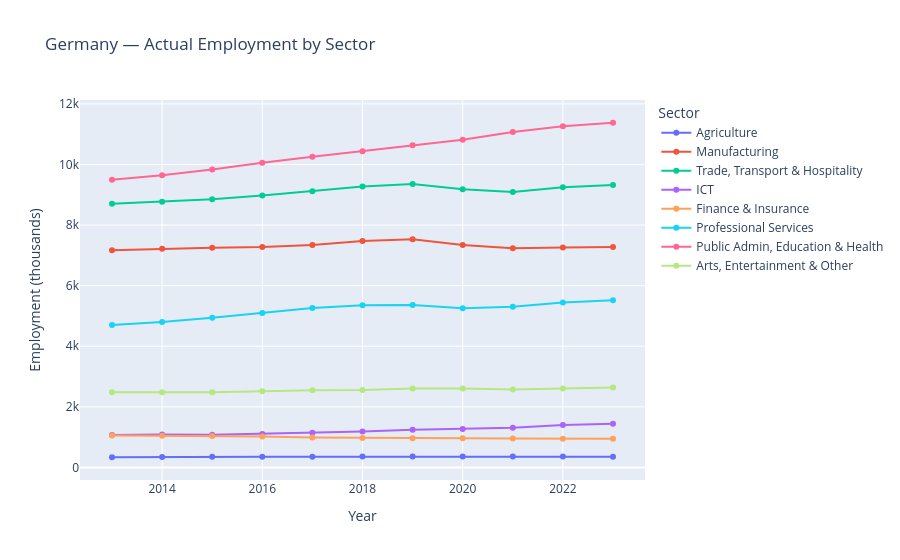
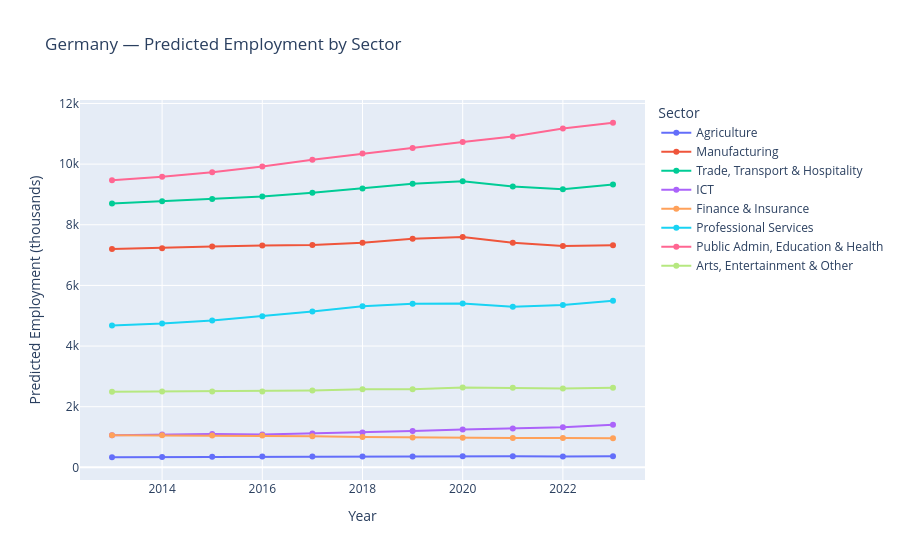

Notebook code cell kept with these figures, in order:
### Code cell
X_all_1 = scaler_1.transform(df_merged[feature_cols_1].values)
df_merged["predicted"] = model_1.predict(X_all_1)

example_df = df_merged[df_merged["geo"] == "DE"].copy()

fig = px.line(
    example_df,
    x="time",
    y="employment_thousands",
    color="sector",
    markers=True,
    title="Germany — Actual Employment by Sector",
    labels={"time": "Year", "employment_thousands": "Employment (thousands)", "sector": "Sector"}
)
fig.show()

fig2 = px.line(
    example_df,
    x="time",
    y="predicted",
    color="sector",
    markers=True,
    title="Germany — Predicted Employment by Sector",
    labels={"time": "Year", "predicted": "Predicted Employment (thousands)", "sector": "Sector"}
)
fig2.show()

### Figure 1 — Plotly figure (JSON) as saved in the notebook; plotly's stock layout.template omitted (floating-point values rounded to 4 significant figures)
{"data": [{"hovertemplate": "Sector=Agriculture<br>Year=%{x}<br>Employment (thousands)=%{y}<extra></extra>", "legendgroup": "Agriculture", "line": {"color": "#636efa", "dash": "solid"}, "marker": {"symbol": "circle"}, "mode": "lines+markers", "name": "Agriculture", "orientation": "v", "showlegend": true, "type": "scatter", "x": [2013, 2014, 2015, 2016, 2017, 2018, 2019, 2020, 2021, 2022, 2023], "xaxis": "x", "y": [335.0, 347.0, 354.0, 354.0, 353.0, 356.0, 359.0, 359.0, 358.0, 360.0, 355.0], "yaxis": "y"}, {"hovertemplate": "Sector=Manufacturing<br>Year=%{x}<br>Employment (thousands)=%{y}<extra></extra>", "legendgroup": "Manufacturing", "line": {"color": "#EF553B", "dash": "solid"}, "marker": {"symbol": "circle"}, "mode": "lines+markers", "name": "Manufacturing", "orientation": "v", "showlegend": true, "type": "scatter", "x": [2013, 2014, 2015, 2016, 2017, 2018, 2019, 2020, 2021, 2022, 2023], "xaxis": "x", "y": [7166.0, 7216.0, 7249.0, 7272.0, 7345.0, 7476.0, 7529.0, 7341.0, 7237.0, 7262.0, 7277.0], "yaxis": "y"}, {"hovertemplate": "Sector=Trade, Transport & Hospitality<br>Year=%{x}<br>Employment (thousands)=%{y}<extra></extra>", "legendgroup": "Trade, Transport & Hospitality", "line": {"color": "#00cc96", "dash": "solid"}, "marker": {"symbol": "circle"}, "mode": "lines+markers", "name": "Trade, Transport & Hospitality", "orientation": "v", "showlegend": true, "type": "scatter", "x": [2013, 2014, 2015, 2016, 2017, 2018, 2019, 2020, 2021, 2022, 2023], "xaxis": "x", "y": [8702.0, 8771.0, 8851.0, 8977.0, 9114.0, 9271.0, 9355.0, 9183.0, 9089.0, 9247.0, 9322.0], "yaxis": "y"}, {"hovertemplate": "Sector=ICT<br>Year=%{x}<br>Employment (thousands)=%{y}<extra></extra>", "legendgroup": "ICT", "line": {"color": "#ab63fa", "dash": "solid"}, "marker": {"symbol": "circle"}, "mode": "lines+markers", "name": "ICT", "orientation": "v", "showlegend": true, "type": "scatter", "x": [2013, 2014, 2015, 2016, 2017, 2018, 2019, 2020, 2021, 2022, 2023], "xaxis": "x", "y": [1070.0, 1086.0, 1075.0, 1106.0, 1140.0, 1186.0, 1240.0, 1268.0, 1313.0, 1396.0, 1442.0], "yaxis": "y"}, {"hovertemplate": "Sector=Finance & Insurance<br>Year=%{x}<br>Employment (thousands)=%{y}<extra></extra>", "legendgroup": "Finance & Insurance", "line": {"color": "#FFA15A", "dash": "solid"}, "marker": {"symbol": "circle"}, "mode": "lines+markers", "name": "Finance & Insurance", "orientation": "v", "showlegend": true, "type": "scatter", "x": [2013, 2014, 2015, 2016, 2017, 2018, 2019, 2020, 2021, 2022, 2023], "xaxis": "x", "y": [1050.0, 1043.0, 1039.0, 1019.0, 991.0, 973.0, 964.0, 961.0, 958.0, 948.0, 947.0], "yaxis": "y"}, {"hovertemplate": "Sector=Professional Services<br>Year=%{x}<br>Employment (thousands)=%{y}<extra></extra>", "legendgroup": "Professional Services", "line": {"color": "#19d3f3", "dash": "solid"}, "marker": {"symbol": "circle"}, "mode": "lines+markers", "name": "Professional Services", "orientation": "v", "showlegend": true, "type": "scatter", "x": [2013, 2014, 2015, 2016, 2017, 2018, 2019, 2020, 2021, 2022, 2023], "xaxis": "x", "y": [4699.0, 4801.0, 4939.0, 5097.0, 5264.0, 5350.0, 5358.0, 5253.0, 5305.0, 5442.0, 5515.0], "yaxis": "y"}, {"hovertemplate": "Sector=Public Admin, Education & Health<br>Year=%{x}<br>Employment (thousands)=%{y}<extra></extra>", "legendgroup": "Public Admin, Education & Health", "line": {"color": "#FF6692", "dash": "solid"}, "marker": {"symbol": "circle"}, "mode": "lines+markers", "name": "Public Admin, Education & Health", "orientation": "v", "showlegend": true, "type": "scatter", "x": [2013, 2014, 2015, 2016, 2017, 2018, 2019, 2020, 2021, 2022, 2023], "xaxis": "x", "y": [9500.0, 9645.0, 9832.0, 10060.0, 10260.0, 10440.0, 10630.0, 10810.0, 11080.0, 11260.0, 11380.0], "yaxis": "y"}, {"hovertemplate": "Sector=Arts, Entertainment & Other<br>Year=%{x}<br>Employment (thousands)=%{y}<extra></extra>", "legendgroup": "Arts, Entertainment & Other", "line": {"color": "#B6E880", "dash": "solid"}, "marker": {"symbol": "circle"}, "mode": "lines+markers", "name": "Arts, Entertainment & Other", "orientation": "v", "showlegend": true, "type": "scatter", "x": [2013, 2014, 2015, 2016, 2017, 2018, 2019, 2020, 2021, 2022, 2023], "xaxis": "x", "y": [2480.0, 2482.0, 2481.0, 2510.0, 2549.0, 2552.0, 2607.0, 2603.0, 2575.0, 2606.0, 2639.0], "yaxis": "y"}], "layout": {"legend": {"title": {"text": "Sector"}, "tracegroupgap": 0}, "title": {"text": "Germany — Actual Employment by Sector"}, "xaxis": {"anchor": "y", "domain": [0, 1], "title": {"text": "Year"}}, "yaxis": {"anchor": "x", "domain": [0, 1], "title": {"text": "Employment (thousands)"}}}}

### Figure 2 — Plotly figure (JSON) as saved in the notebook; plotly's stock layout.template omitted (floating-point values rounded to 4 significant figures)
{"data": [{"hovertemplate": "Sector=Agriculture<br>Year=%{x}<br>Predicted Employment (thousands)=%{y}<extra></extra>", "legendgroup": "Agriculture", "line": {"color": "#636efa", "dash": "solid"}, "marker": {"symbol": "circle"}, "mode": "lines+markers", "name": "Agriculture", "orientation": "v", "showlegend": true, "type": "scatter", "x": [2013, 2014, 2015, 2016, 2017, 2018, 2019, 2020, 2021, 2022, 2023], "xaxis": "x", "y": [333.3, 338.4, 350.5, 357.5, 357.5, 356.5, 359.6, 362.6, 362.6, 361.6, 363.6], "yaxis": "y"}, {"hovertemplate": "Sector=Manufacturing<br>Year=%{x}<br>Predicted Employment (thousands)=%{y}<extra></extra>", "legendgroup": "Manufacturing", "line": {"color": "#EF553B", "dash": "solid"}, "marker": {"symbol": "circle"}, "mode": "lines+markers", "name": "Manufacturing", "orientation": "v", "showlegend": true, "type": "scatter", "x": [2013, 2014, 2015, 2016, 2017, 2018, 2019, 2020, 2021, 2022, 2023], "xaxis": "x", "y": [7200.0, 7229.0, 7280.0, 7313.0, 7336.0, 7410.0, 7542.0, 7595.0, 7406.0, 7301.0, 7326.0], "yaxis": "y"}, {"hovertemplate": "Sector=Trade, Transport & Hospitality<br>Year=%{x}<br>Predicted Employment (thousands)=%{y}<extra></extra>", "legendgroup": "Trade, Transport & Hospitality", "line": {"color": "#00cc96", "dash": "solid"}, "marker": {"symbol": "circle"}, "mode": "lines+markers", "name": "Trade, Transport & Hospitality", "orientation": "v", "showlegend": true, "type": "scatter", "x": [2013, 2014, 2015, 2016, 2017, 2018, 2019, 2020, 2021, 2022, 2023], "xaxis": "x", "y": [8701.0, 8779.0, 8848.0, 8929.0, 9056.0, 9194.0, 9353.0, 9437.0, 9264.0, 9169.0, 9328.0], "yaxis": "y"}, {"hovertemplate": "Sector=ICT<br>Year=%{x}<br>Predicted Employment (thousands)=%{y}<extra></extra>", "legendgroup": "ICT", "line": {"color": "#ab63fa", "dash": "solid"}, "marker": {"symbol": "circle"}, "mode": "lines+markers", "name": "ICT", "orientation": "v", "showlegend": true, "type": "scatter", "x": [2013, 2014, 2015, 2016, 2017, 2018, 2019, 2020, 2021, 2022, 2023], "xaxis": "x", "y": [1056.0, 1080.0, 1096.0, 1085.0, 1116.0, 1150.0, 1197.0, 1251.0, 1280.0, 1325.0, 1409.0], "yaxis": "y"}, {"hovertemplate": "Sector=Finance & Insurance<br>Year=%{x}<br>Predicted Employment (thousands)=%{y}<extra></extra>", "legendgroup": "Finance & Insurance", "line": {"color": "#FFA15A", "dash": "solid"}, "marker": {"symbol": "circle"}, "mode": "lines+markers", "name": "Finance & Insurance", "orientation": "v", "showlegend": true, "type": "scatter", "x": [2013, 2014, 2015, 2016, 2017, 2018, 2019, 2020, 2021, 2022, 2023], "xaxis": "x", "y": [1062.0, 1060.0, 1053.0, 1049.0, 1028.0, 1000.0, 982.0, 972.9, 969.9, 966.8, 956.7], "yaxis": "y"}, {"hovertemplate": "Sector=Professional Services<br>Year=%{x}<br>Predicted Employment (thousands)=%{y}<extra></extra>", "legendgroup": "Professional Services", "line": {"color": "#19d3f3", "dash": "solid"}, "marker": {"symbol": "circle"}, "mode": "lines+markers", "name": "Professional Services", "orientation": "v", "showlegend": true, "type": "scatter", "x": [2013, 2014, 2015, 2016, 2017, 2018, 2019, 2020, 2021, 2022, 2023], "xaxis": "x", "y": [4676.0, 4741.0, 4844.0, 4983.0, 5142.0, 5311.0, 5397.0, 5405.0, 5299.0, 5352.0, 5490.0], "yaxis": "y"}, {"hovertemplate": "Sector=Public Admin, Education & Health<br>Year=%{x}<br>Predicted Employment (thousands)=%{y}<extra></extra>", "legendgroup": "Public Admin, Education & Health", "line": {"color": "#FF6692", "dash": "solid"}, "marker": {"symbol": "circle"}, "mode": "lines+markers", "name": "Public Admin, Education & Health", "orientation": "v", "showlegend": true, "type": "scatter", "x": [2013, 2014, 2015, 2016, 2017, 2018, 2019, 2020, 2021, 2022, 2023], "xaxis": "x", "y": [9466.0, 9584.0, 9730.0, 9919.0, 10150.0, 10350.0, 10530.0, 10730.0, 10910.0, 11170.0, 11360.0], "yaxis": "y"}, {"hovertemplate": "Sector=Arts, Entertainment & Other<br>Year=%{x}<br>Predicted Employment (thousands)=%{y}<extra></extra>", "legendgroup": "Arts, Entertainment & Other", "line": {"color": "#B6E880", "dash": "solid"}, "marker": {"symbol": "circle"}, "mode": "lines+markers", "name": "Arts, Entertainment & Other", "orientation": "v", "showlegend": true, "type": "scatter", "x": [2013, 2014, 2015, 2016, 2017, 2018, 2019, 2020, 2021, 2022, 2023], "xaxis": "x", "y": [2495.0, 2502.0, 2504.0, 2503.0, 2532.0, 2572.0, 2575.0, 2630.0, 2626.0, 2598.0, 2629.0], "yaxis": "y"}], "layout": {"legend": {"title": {"text": "Sector"}, "tracegroupgap": 0}, "title": {"text": "Germany — Predicted Employment by Sector"}, "xaxis": {"anchor": "y", "domain": [0, 1], "title": {"text": "Year"}}, "yaxis": {"anchor": "x", "domain": [0, 1], "title": {"text": "Predicted Employment (thousands)"}}}}
